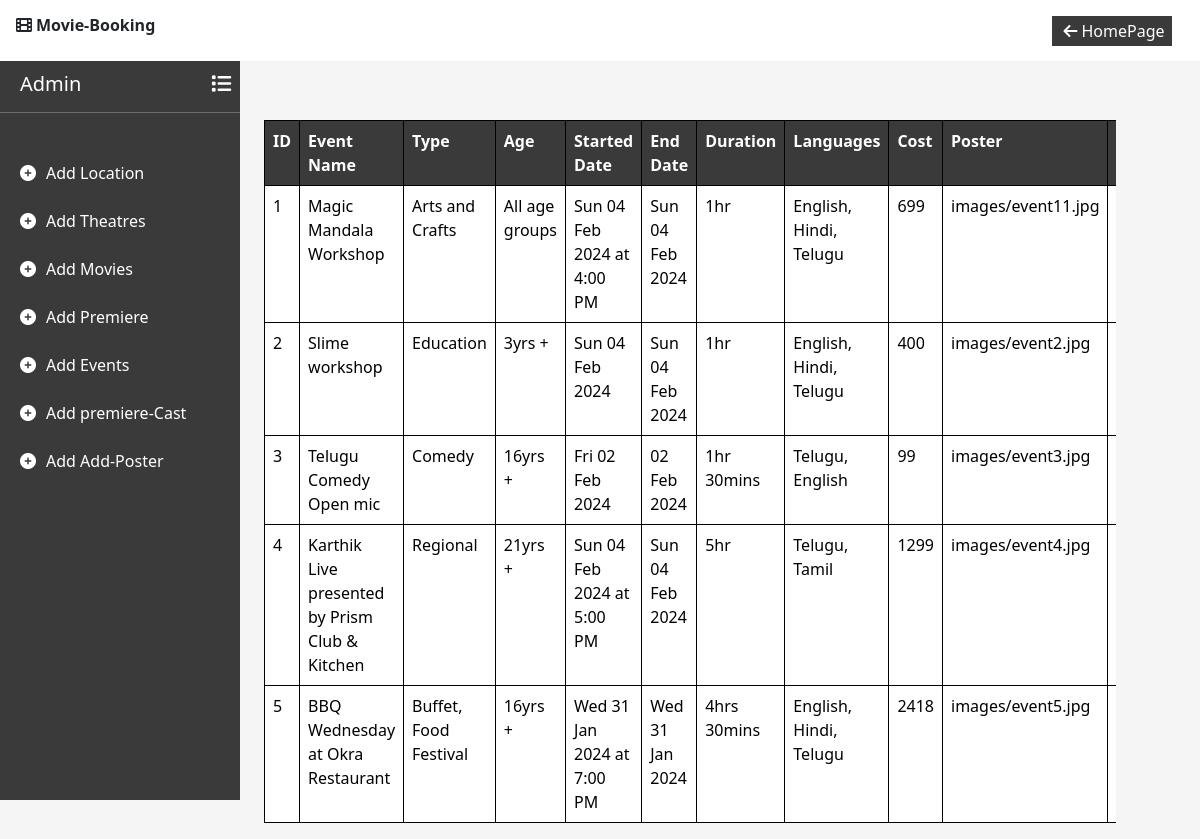
The page /eventManage/ on the database its author committed.
### movie/models.py (models this page shows)
class Events(models.Model):
    event_name = models.CharField(max_length=50)
    domain = models.CharField(max_length=50, null=True)
    age = models.CharField(max_length=50, null=True)
    started_at = models.CharField(max_length=50)
    end_date = models.CharField(max_length=50)
    duration = models.CharField(max_length=50, null=True)
    language = models.CharField(max_length=50)
    cost = models.IntegerField()
    event_poster = models.ImageField(upload_to='images')
    place = models.CharField(max_length=50, null=True)
    location = models.ForeignKey(Location, on_delete=models.CASCADE)

### movie/views.py (the view)
# urls.py: path('eventManage/',views.eventManage),
def eventManage(request):
    context={}
    event = Events.objects.all()
    context["events"]=event
    return render(request,"eventManage.html",context)

### movie/templates/eventManage.html (shortened to what this page needs)
<!DOCTYPE html>
<html lang="en">
<head>
    <link href="https://cdn.jsdelivr.net/npm/bootstrap@5.3.2/dist/css/bootstrap.min.css" rel="stylesheet">
    <link rel="stylesheet" href="https://cdnjs.cloudflare.com/ajax/libs/font-awesome/6.0.0/css/all.min.css">
</head>
<body>
    <nav class="navbar navbar-expand-lg d-flex flex-row bg-white fixed-top">
        <div class="container-fluid justify-content-start">
            <p class="fonticon"><i class="fa-solid fa-film mx-1"></i>Movie-Booking</p>
        </div>
        <div class="container-fluid justify-content-end mx-3">
            <button type="button" id="logbtn" onclick="back()"><i class="fa-solid fa-arrow-left mx-1"></i>HomePage</button>
        </div>
    </nav>
    <div class="sidebar">
        <div class="sidebar-content">
            <h5 class="admin">Admin<i class="fa-solid fa-list"></i></h5><hr>
        </div>
        <P class="links"><i class="fa-solid fa-circle-plus"></i><a href="/addLocation/" class="addlink">Add Location</a></P>
        <P class="links"><i class="fa-solid fa-circle-plus"></i><a href="/addTheatre/" class="addlink">Add Theatres</a></P>
        <P class="links"><i class="fa-solid fa-circle-plus"></i><a href="/addMovies/" class="addlink">Add Movies</a></P>
        <P class="links"><i class="fa-solid fa-circle-plus"></i><a href="/addPremiere/" class="addlink">Add Premiere</a></P>
        <P class="links"><i class="fa-solid fa-circle-plus"></i><a href="/addEvents/" class="addlink">Add Events</a></P>
        <P class="links"><i class="fa-solid fa-circle-plus"></i><a href="/addCast/" class="addlink">Add premiere-Cast</a></P>
        <P class="links"><i class="fa-solid fa-circle-plus"></i><a href="/addPoster/" class="addlink">Add Add-Poster</a></P>
    </div>
    <div class="content">
        <div class="container d-flex align-items-center justify-content-center">
            <div class="table-responsive">
                <table class="table">
                    <tr>
                        <th>ID</th>
                        <th>Event Name</th>
                        <th>Type</th>
                        <th>Age</th>
                        <th>Started Date</th>
                        <th>End Date</th>
                        <th>Duration</th>
                        <th>Languages</th>
                        <th>Cost</th>
                        <th>Poster</th>
                        <th>Place</th>
                    </tr>
                    {% for event in events %}
                    <tr>
                        <td>{{event.id}}</td>
                        <td>{{event.event_name}}</td>
                        <td>{{event.domain}}</td>
                        <td>{{event.age}}</td>
                        <td>{{event.started_at}}</td>
                        <td>{{event.end_date}}</td>
                        <td>{{event.duration}}</td>
                        <td>{{event.language}}</td>
                        <td>{{event.cost}}</td>
                        <td>{{event.event_poster}}</td>
                        <td>{{event.place}}</td>
                    </tr>
                    {% endfor %}
                </table>
            </div>
        </div>
    </div>
</body>
</html>

### movie/templates/eventManage.html (style rules this page uses)
body { background-color: whitesmoke; }
#logbtn { border: none; background-color: rgb(59, 58, 58); color: white; width: 120px; height: 30px; }
.sidebar { width: 20%; background-color: rgb(59, 58, 58); color: white; height: 100vh; position: fixed; display: flex; flex-direction: column; }
.sidebar-content { padding-top: 30%; }
.admin { margin-left: 20px }
.fa-solid.fa-list { margin-left: 130px; }
hr { margin-bottom: 20%; }
.fonticon { font-weight: 700; margin-top: 5px; }
.addlink { color: white; text-decoration: none; margin-left: 10px; }
.fa-solid.fa-circle-plus { margin-left: 20px; }
.links { margin-bottom: 10%; }
.content { width: 73%; margin-top: 10%; margin-left: 21%; margin-right: 1%; position: absolute; }
.table-responsive { width: 100%; }
.table { border: 1px solid black !important; }
.table tr,.table th, .table td { border: 1px solid black !important; }
.table th { background-color: rgb(59, 58, 58); color: white; }

### rows shown on the page
Events: id "1", event_name "Magic Mandala Workshop", domain "Arts and Crafts", age "All age groups", started_at "Sun 04 Feb 2024 at 4:00 PM", end_date "Sun 04 Feb 2024", duration "1hr", language "English, Hindi, Telugu", cost "699", event_poster "images/event11.jpg"
Events: id "2", event_name "Slime workshop", domain "Education", age "3yrs +", started_at "Sun 04 Feb 2024", end_date "Sun 04 Feb 2024", duration "1hr", language "English, Hindi, Telugu", cost "400", event_poster "images/event2.jpg"
Events: id "3", event_name "Telugu Comedy Open mic", domain "Comedy", age "16yrs +", started_at "Fri 02 Feb 2024", end_date "02 Feb 2024", duration "1hr 30mins", language "Telugu, English", cost "99", event_poster "images/event3.jpg"
Events: id "4", event_name "Karthik Live presented by Prism Club & Kitchen", domain "Regional", age "21yrs +", started_at "Sun 04 Feb 2024 at 5:00 PM", end_date "Sun 04 Feb 2024", duration "5hr", language "Telugu, Tamil", cost "1299", event_poster "images/event4.jpg"
Events: id "5", event_name "BBQ Wednesday at Okra Restaurant", domain "Buffet, Food Festival", age "16yrs +", started_at "Wed 31 Jan 2024 at 7:00 PM", end_date "Wed 31 Jan 2024", duration "4hrs 30mins", language "English, Hindi, Telugu", cost "2418", event_poster "images/event5.jpg"
